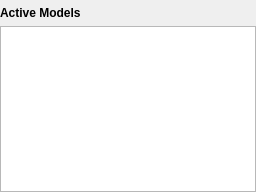
<?xml version="1.0" encoding="UTF-8"?>
<ui version="4.0">
 <class>ModelDock</class>
 <widget class="QWidget" name="ModelDock">
  <property name="geometry">
   <rect>
    <x>0</x>
    <y>0</y>
    <width>256</width>
    <height>192</height>
   </rect>
  </property>
  <property name="windowTitle">
   <string>Breezy</string>
  </property>
  <layout class="QVBoxLayout" name="layout">
   <property name="spacing">
    <number>6</number>
   </property>
   <property name="leftMargin">
    <number>0</number>
   </property>
   <property name="topMargin">
    <number>6</number>
   </property>
   <property name="rightMargin">
    <number>0</number>
   </property>
   <property name="bottomMargin">
    <number>0</number>
   </property>
   <item>
    <widget class="QLabel" name="title">
     <property name="sizePolicy">
      <sizepolicy hsizetype="Expanding" vsizetype="Fixed">
       <horstretch>0</horstretch>
       <verstretch>0</verstretch>
      </sizepolicy>
     </property>
     <property name="font">
      <font>
       <bold>true</bold>
      </font>
     </property>
     <property name="frameShape">
      <enum>QFrame::Shape::NoFrame</enum>
     </property>
     <property name="text">
      <string>Active Models</string>
     </property>
    </widget>
   </item>
   <item>
    <widget class="QTableView" name="table">
     <property name="sizePolicy">
      <sizepolicy hsizetype="Expanding" vsizetype="Expanding">
       <horstretch>0</horstretch>
       <verstretch>0</verstretch>
      </sizepolicy>
     </property>
    </widget>
   </item>
  </layout>
 </widget>
 <resources/>
 <connections/>
</ui>
